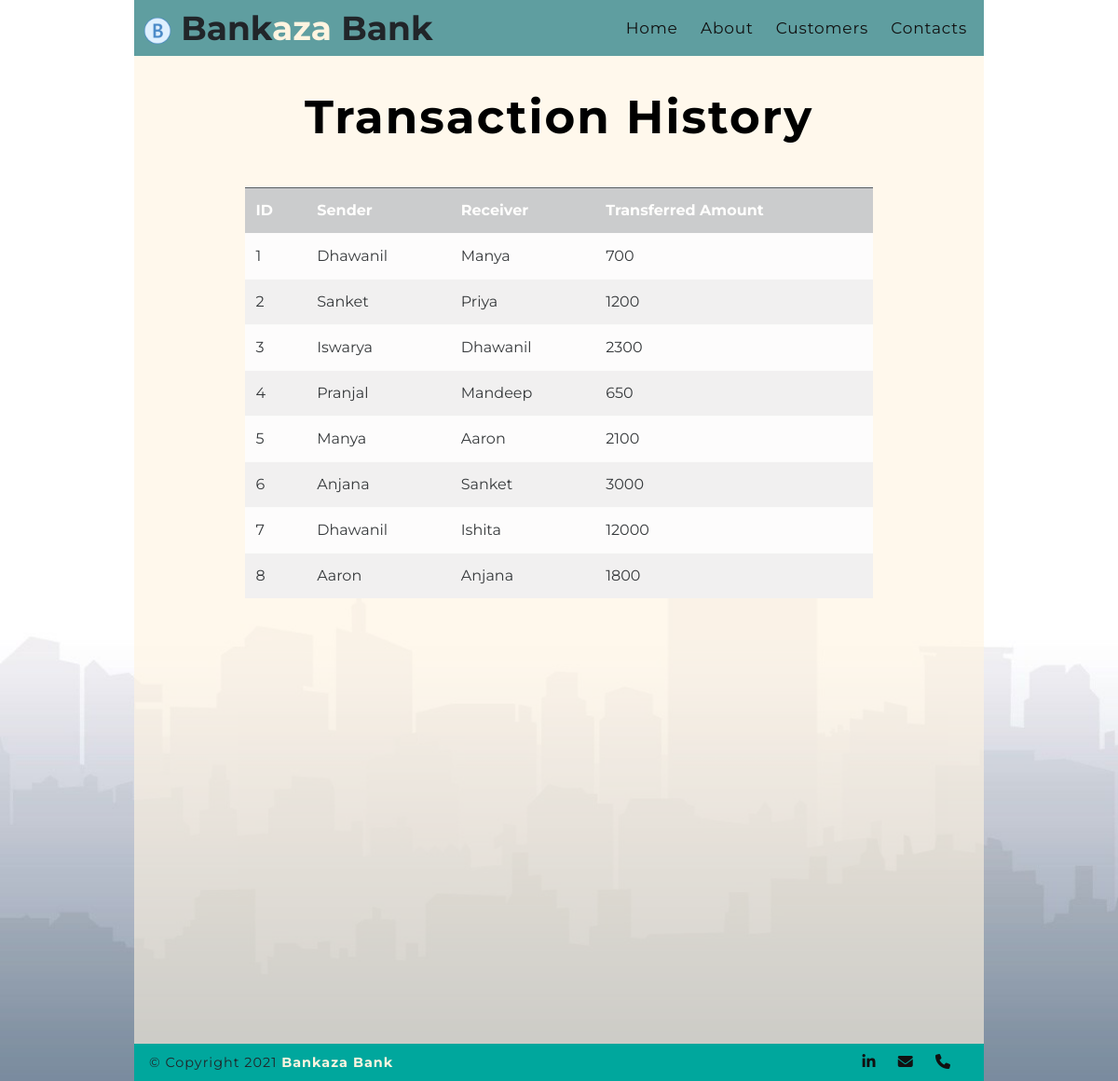
/history.php, run on an earlier commit of the app's database.
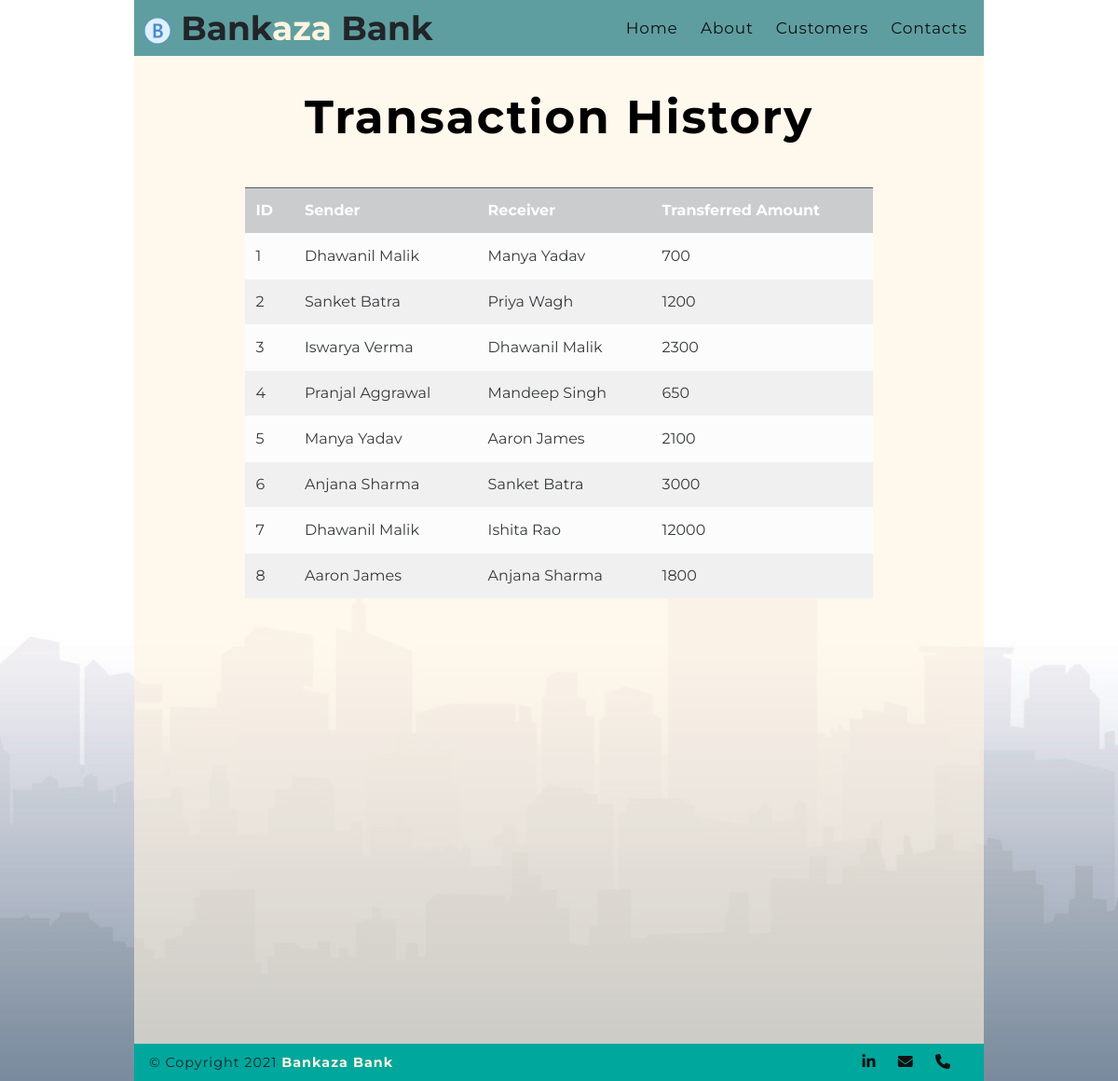
And on a later commit of the database.
### tables this page shows
CREATE TABLE `history` (
  `his_id` int(11) NOT NULL,
  `sender` varchar(255) NOT NULL,
  `reciever` varchar(255) NOT NULL,
  `amount` bigint(20) NOT NULL
);

### history.php (the view, shortened to what this page needs)
<!DOCTYPE html>
<html lang="en">
<head>
  <link rel="stylesheet" href="https://stackpath.bootstrapcdn.com/bootstrap/4.5.2/css/bootstrap.min.css"
>
  <link rel="stylesheet" type="text/css" href="style1.css">
</head>
<body>
  <div class="containe">
    <div class="navigatio">
        <div class="logo">
            <img src="./img/icon_bank.png" alt="logo" style="height: 30px;">
            Bank<span class="logo-hlt">aza</span> Bank
        </div>
        <nav>
            <ul>
                <li>
                  <a href="index.php" class="text-decoration-none">Home</a>
                </li>
                <li>
                  <a href="#" class="text-decoration-none">About</a>
                </li>
                <li>
                  <a href="customer.php" class="text-decoration-none">Customers</a>
                </li>
                <li>
                  <a href="#footer" class="text-decoration-none">Contacts</a>
                </li>
            </ul>
        </nav>
    </div>
    <?php
      echo '<h1 class="intro" style="letter-spacing: 2px; font-weight: bold;"><center>Transaction History</center></h1>';
      echo '<table class="listtable table-light table  table-striped table-hover mt-2"  style="opacity: 0.9; width: 74%; margin: auto;">
      <tr class="table-dark">
          <th>ID</th>
          <th>Sender</th>
          <th>Receiver</th>
          <th>Transferred Amount</th>
      </tr>';
          $server = "localhost";
          $username = "root";
          $password = "";
          $database = "bank_system";
          $con = mysqli_connect($server, $username, $password, $database);
          $sql = "SELECT his_id,sender,reciever,amount FROM history;";
              $result=mysqli_query($con,$sql);
              while($row=mysqli_fetch_array($result)){
                  echo '<tr>
                  <td>'.$row["his_id"].'</td>
                  <td>'.$row["sender"].'</td>
                  <td>'.$row["reciever"].'</td>
                  <td>'.$row["amount"].'</td>
              </tr>';
                }
          echo'
          </table>';
    ?><br>
  </div>
  <footer id="footer">
      <p>&copy; Copyright 2021 <span class="footer_logo">Bankaza Bank</span></p>
      <div class="social-icon">
            <a href="https://www.linkedin.com/in/reddykumaraswamy"><i class="fab fa-linkedin-in"></i></a>
            <a href="mailto: reddy.kumaraswamy15@gmail.com"><i class="fas fa-envelope"></i></i></a>
            <i class="fas fa-phone"></i>
      </div>
  </footer>
</body>
</html>

What changed in the data, as far as the page shows it:
changed history id 1: sender "Dhawanil" → "Dhawanil Malik"; reciever "Manya" → "Manya Yadav"
changed history id 2: sender "Sanket" → "Sanket Batra"; reciever "Priya" → "Priya Wagh"
changed history id 3: sender "Iswarya" → "Iswarya Verma"; reciever "Dhawanil" → "Dhawanil Malik"
changed history id 4: sender "Pranjal" → "Pranjal Aggrawal"; reciever "Mandeep" → "Mandeep Singh"
changed history id 5: sender "Manya" → "Manya Yadav"; reciever "Aaron" → "Aaron James"
changed history id 6: sender "Anjana" → "Anjana Sharma"; reciever "Sanket" → "Sanket Batra"
changed history id 7: sender "Dhawanil" → "Dhawanil Malik"; reciever "Ishita" → "Ishita Rao"
changed history id 8: sender "Aaron" → "Aaron James"; reciever "Anjana" → "Anjana Sharma"
